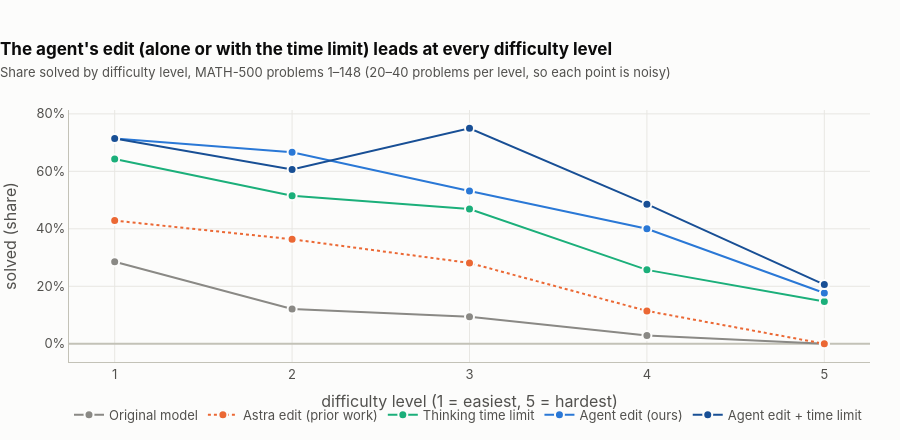

This figure's notebook cell:
### Markdown cell above
## 5. Harder problems: where the edit matters most

The competition-math set (MATH-500) labels each problem from level 1 (easy) to level 5 (hardest). None of these
problems were seen during the agent's search.

### Code cell
fig = go.Figure()
for arm in ["base", "astra", "bf4096", A1, A1 + "+bf4096"]:
    df = pd.DataFrame(rows("math148", arm))
    g = df.groupby("level").agg(k=("correct", "sum"), n=("correct", "size")).reset_index()
    g["p"] = g.k / g.n
    fig.add_scatter(x=g.level, y=g.p, mode="lines+markers", name=label(arm),
                    line=dict(color=color(arm), width=2, dash="dot" if arm == "astra" else "solid"),
                    marker=dict(size=9, color=color(arm), line=dict(color=SURFACE, width=2)),
                    customdata=g[["k", "n"]].values,
                    hovertemplate=f"<b>{label(arm)}</b><br>level %{{x}}: solved %{{customdata[0]}} of %{{customdata[1]}} (%{{y:.0%}})<extra></extra>")
style(fig, 440, "The agent's edit (alone or with the time limit) leads at every difficulty level",
      "Share solved by difficulty level, MATH-500 problems 1–148 (20–40 problems per level, so each point is noisy)")
fig.update_xaxes(title="difficulty level (1 = easiest, 5 = hardest)", dtick=1)
fig.update_yaxes(title="solved (share)", tickformat=".0%")
show(fig)

### Figure 1 — Plotly figure (JSON) as saved in the notebook; plotly's stock layout.template omitted (floating-point values rounded to 4 significant figures)
{"data": [{"customdata": [[4, 14], [4, 33], [3, 32], [1, 35], [0, 34]], "hovertemplate": "<b>Original model</b><br>level %{x}: solved %{customdata[0]} of %{customdata[1]} (%{y:.0%})<extra></extra>", "line": {"color": "#8a8985", "dash": "solid", "width": 2}, "marker": {"color": "#8a8985", "line": {"color": "#fcfcfb", "width": 2}, "size": 9}, "mode": "lines+markers", "name": "Original model", "type": "scatter", "x": [1, 2, 3, 4, 5], "y": [0.2857, 0.1212, 0.09375, 0.02857, 0.0]}, {"customdata": [[6, 14], [12, 33], [9, 32], [4, 35], [0, 34]], "hovertemplate": "<b>Astra edit (prior work)</b><br>level %{x}: solved %{customdata[0]} of %{customdata[1]} (%{y:.0%})<extra></extra>", "line": {"color": "#eb6834", "dash": "dot", "width": 2}, "marker": {"color": "#eb6834", "line": {"color": "#fcfcfb", "width": 2}, "size": 9}, "mode": "lines+markers", "name": "Astra edit (prior work)", "type": "scatter", "x": [1, 2, 3, 4, 5], "y": [0.4286, 0.3636, 0.2812, 0.1143, 0.0]}, {"customdata": [[9, 14], [17, 33], [15, 32], [9, 35], [5, 34]], "hovertemplate": "<b>Thinking time limit</b><br>level %{x}: solved %{customdata[0]} of %{customdata[1]} (%{y:.0%})<extra></extra>", "line": {"color": "#1baf7a", "dash": "solid", "width": 2}, "marker": {"color": "#1baf7a", "line": {"color": "#fcfcfb", "width": 2}, "size": 9}, "mode": "lines+markers", "name": "Thinking time limit", "type": "scatter", "x": [1, 2, 3, 4, 5], "y": [0.6429, 0.5152, 0.4688, 0.2571, 0.1471]}, {"customdata": [[10, 14], [22, 33], [17, 32], [14, 35], [6, 34]], "hovertemplate": "<b>Agent edit (ours)</b><br>level %{x}: solved %{customdata[0]} of %{customdata[1]} (%{y:.0%})<extra></extra>", "line": {"color": "#2a78d6", "dash": "solid", "width": 2}, "marker": {"color": "#2a78d6", "line": {"color": "#fcfcfb", "width": 2}, "size": 9}, "mode": "lines+markers", "name": "Agent edit (ours)", "type": "scatter", "x": [1, 2, 3, 4, 5], "y": [0.7143, 0.6667, 0.5312, 0.4, 0.1765]}, {"customdata": [[10, 14], [20, 33], [24, 32], [17, 35], [7, 34]], "hovertemplate": "<b>Agent edit + time limit</b><br>level %{x}: solved %{customdata[0]} of %{customdata[1]} (%{y:.0%})<extra></extra>", "line": {"color": "#184f95", "dash": "solid", "width": 2}, "marker": {"color": "#184f95", "line": {"color": "#fcfcfb", "width": 2}, "size": 9}, "mode": "lines+markers", "name": "Agent edit + time limit", "type": "scatter", "x": [1, 2, 3, 4, 5], "y": [0.7143, 0.6061, 0.75, 0.4857, 0.2059]}], "layout": {"bargap": 0.25, "font": {"color": "#52514e", "family": "Inter, Helvetica, Arial, sans-serif", "size": 13}, "height": 440, "hoverlabel": {"align": "left", "bgcolor": "white", "bordercolor": "#c3c2b7", "font": {"color": "#0b0b0b", "size": 13}}, "legend": {"font": {"color": "#52514e"}, "orientation": "h", "x": 0, "y": -0.15}, "margin": {"b": 40, "l": 10, "r": 30, "t": 110}, "paper_bgcolor": "#fcfcfb", "plot_bgcolor": "#fcfcfb", "title": {"font": {"color": "#0b0b0b", "size": 17}, "text": "<b>The agent's edit (alone or with the time limit) leads at every difficulty level</b><br><span style='font-size:13px;color:#52514e'>Share solved by difficulty level, MATH-500 problems 1–148 (20–40 problems per level, so each point is noisy)</span>", "x": 0, "xanchor": "left"}, "xaxis": {"dtick": 1, "gridcolor": "#e8e7e3", "linecolor": "#c3c2b7", "tickfont": {"color": "#52514e"}, "title": {"text": "difficulty level (1 = easiest, 5 = hardest)"}, "zerolinecolor": "#c3c2b7"}, "yaxis": {"gridcolor": "#e8e7e3", "linecolor": "#c3c2b7", "tickfont": {"color": "#52514e"}, "tickformat": ".0%", "title": {"text": "solved (share)"}, "zerolinecolor": "#c3c2b7"}}}
